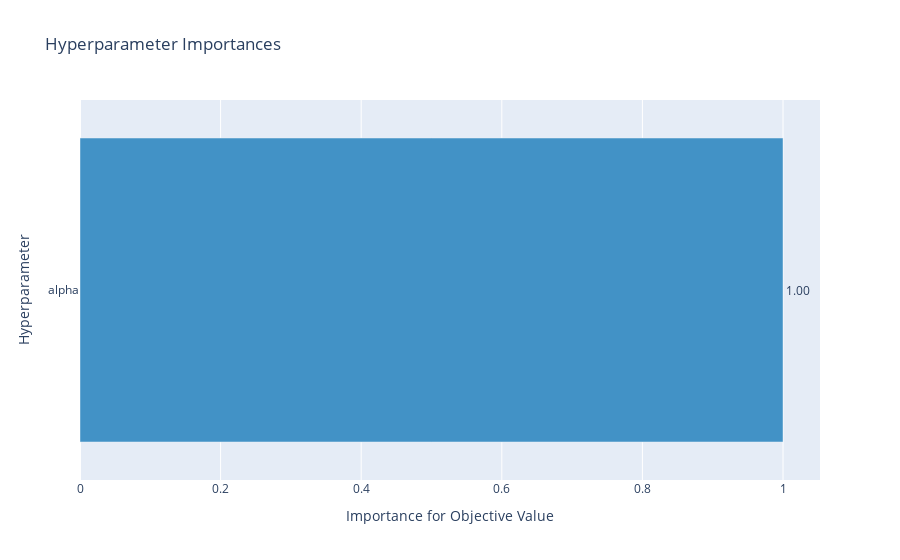

The notebook cell saved with this chart:
### Code cell
plot_param_importances(study)

### Figure 1 — Plotly figure (JSON) as saved in the notebook; plotly's stock layout.template omitted (floating-point values rounded to 4 significant figures)
{"data": [{"cliponaxis": false, "hovertemplate": ["alpha (FloatDistribution): 1.0<extra></extra>"], "marker": {"color": "rgb(66,146,198)"}, "orientation": "h", "text": ["1.00"], "textposition": "outside", "type": "bar", "x": [1], "y": ["alpha"]}], "layout": {"showlegend": false, "title": {"text": "Hyperparameter Importances"}, "xaxis": {"title": {"text": "Importance for Objective Value"}}, "yaxis": {"title": {"text": "Hyperparameter"}}}}
